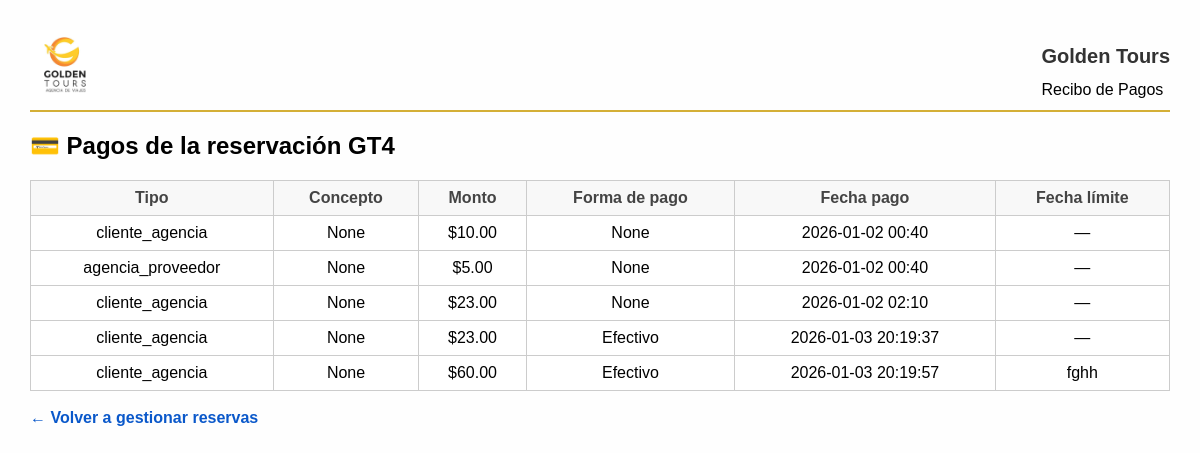
The app's page /pagos_reservacion/4 with its own data.
### tables this page shows
CREATE TABLE pagos (
    id INTEGER PRIMARY KEY AUTOINCREMENT,
    reservacion_id INTEGER NOT NULL,
    tipo_pago TEXT NOT NULL,
    monto REAL NOT NULL,
    fecha TEXT NOT NULL, forma_pago TEXT, observacion TEXT, recibo_id INTEGER, proveedor_id INTEGER, tarjeta_id INTEGER, fecha_limite DATE, concepto TEXT, fecha_registro DATETIME,
    FOREIGN KEY (reservacion_id) REFERENCES reservaciones(id)
);

### app.py (the view)
@app.route("/pagos_reservacion/<int:reservacion_id>")
def pagos_reservacion(reservacion_id):
    conn = sqlite3.connect("agencia.db")
    conn.row_factory = sqlite3.Row
    cursor = conn.cursor()
    cursor.execute("""
        SELECT
            p.id,
            p.tipo_pago,
            p.concepto,
            p.monto,
            p.forma_pago,
            p.fecha,
            p.concepto,
            p.observacion
        FROM pagos p
        WHERE p.reservacion_id = ?
        ORDER BY p.fecha
    """, (reservacion_id,))
    pagos = cursor.fetchall()
    conn.close()
    return render_template(
        "pagos_reservacion.html",
        pagos=pagos,
        reservacion_id=reservacion_id
    )

### templates/pagos_reservacion.html (shortened to what this page needs)
<!DOCTYPE html>
<html lang="es">
<head>
</head>
<body>
<header>
    <img src="{{ url_for('static', filename='img/logo.jpg') }}" alt="Logo">
    <div>
        <h1>Golden Tours</h1>
        <p style="margin: 0;">Recibo de Pagos</p>
    </div>
</header>
<h2>💳 Pagos de la reservación GT{{ reservacion_id }}</h2>
{% if pagos %}
<table>
<tr>
    <th>Tipo</th>
    <th>Concepto</th>
    <th>Monto</th>
    <th>Forma de pago</th>
    <th>Fecha pago</th>
    <th>Fecha límite</th>
</tr>
{% for p in pagos %}
<tr>
    <td>{{ p.tipo_pago }}</td>
    <td>{{ p.concepto }}</td>
    <td>${{ "{:,.2f}".format(p.monto) }}</td>
    <td>{{ p.forma_pago }}</td>
    <td>{{ p.fecha }}</td>
    <td>{{ p.observacion or "—" }}</td>
</tr>
{% endfor %}
</table>
{% else %}
<p>No hay pagos registrados para esta reservación.</p>
{% endif %}
<br>
<a href="{{ url_for('gestionar_reservas') }}">← Volver a gestionar reservas</a>
</body>
</html>

### templates/pagos_reservacion.html (style rules this page uses)
body { font-family: Arial, sans-serif; margin: 30px; background-color: #fefefe; }
header { display: flex; align-items: center; justify-content: space-between; border-bottom: 2px solid #d4af37; padding-bottom: 10px; margin-bottom: 20px; }
header img { height: 70px; }
h1 { color: #333; font-size: 20px; }
table { width: 100%; border-collapse: collapse; margin-top: 10px; }
th, td { padding: 8px 10px; border: 1px solid #ccc; text-align: center; }
th { background-color: #f8f8f8; color: #444; }
td { background-color: #fff; }
a { color: #0a58ca; font-weight: bold; text-decoration: none; }

### records on screen
pagos: tipo_pago "cliente_agencia", concepto "None", monto "10.00", forma_pago "None", fecha "2026-01-02 00:40", observacion "—"
pagos: tipo_pago "agencia_proveedor", concepto "None", monto "5.00", forma_pago "None", fecha "2026-01-02 00:40", observacion "—"
pagos: tipo_pago "cliente_agencia", concepto "None", monto "23.00", forma_pago "None", fecha "2026-01-02 02:10", observacion "—"
pagos: tipo_pago "cliente_agencia", concepto "None", monto "23.00", forma_pago "Efectivo", fecha "2026-01-03 20:19:37", observacion "—"
pagos: tipo_pago "cliente_agencia", concepto "None", monto "60.00", forma_pago "Efectivo", fecha "2026-01-03 20:19:57", observacion "fghh"

### other values on screen
{{ reservacion_id }} "4"
